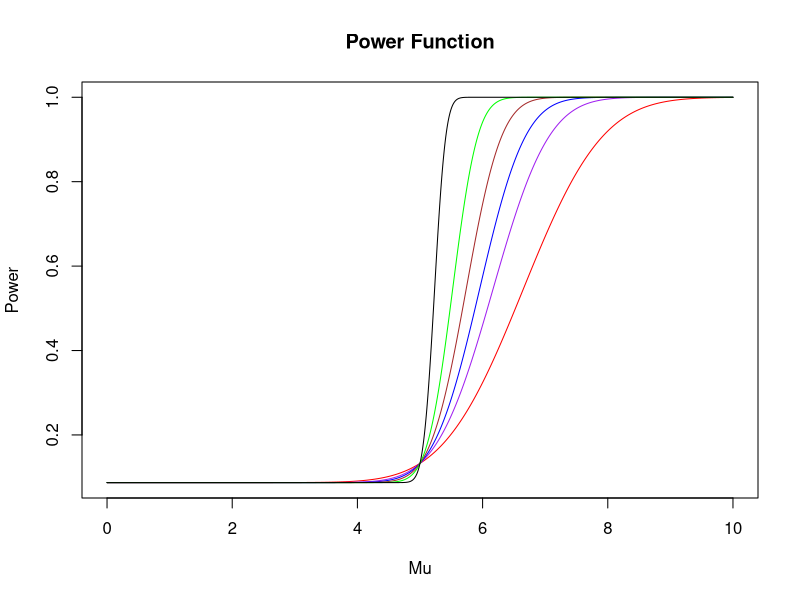
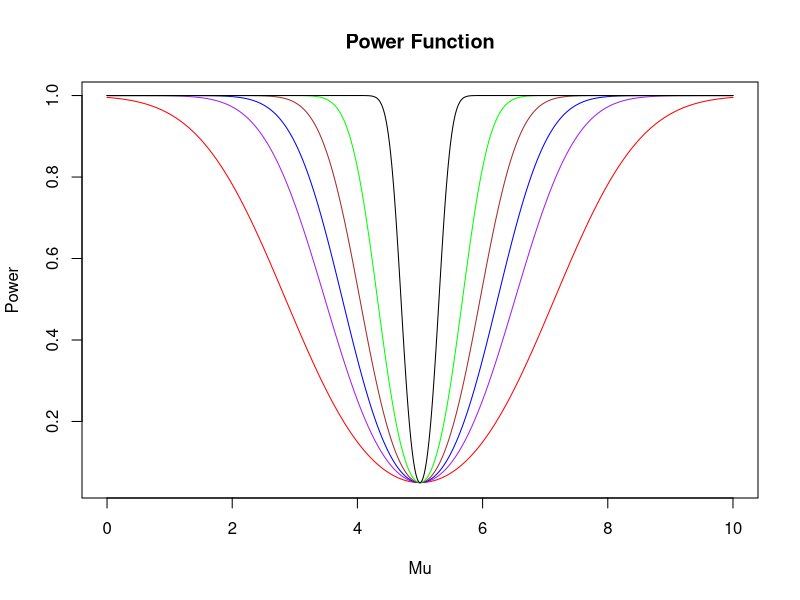

Here is the R script that generated these plots, in order: (Note: this script raises an error after producing the figures.)
## ---- chunk 1
power_1 <- function(n, x){
  sigma = sqrt(1.2)
  mu_0 <- 5
  alpha <- 0.05
  zalpha <- qnorm(p=alpha, lower.tail=FALSE)
  return (1 - pnorm(zalpha + sqrt(n)*(mu_0 - x))*1/sigma)
}
## ---- chunk 2
x <-seq(from = 0, to = 10, length.out = 10000)
plot(x, power_1(1,x), type="l", col="red", xlab="Mu", ylab="Power", 
     main="Power Function")
lines(x, power_1(2,x), col="purple")
lines(x, power_1(3,x), col="blue")
lines(x, power_1(5,x), col="brown")
lines(x, power_1(10,x), col="green")
lines(x, power_1(50,x), col="black")
## ---- chunk 3
power_2 <- function(n, x){
  sigma = sqrt(1.2)
  mu_0 <- 5
  alpha <- 0.05
  zalpha2 <- qnorm(p=alpha/2, lower.tail=FALSE) 
  pos <- pnorm(zalpha2 + sqrt(n)*(mu_0 - x)*(1/sigma))
  neg <- pnorm(-zalpha2 + sqrt(n)*(mu_0 - x)*(1/sigma))
  return (1-pos+neg)
}
## ---- chunk 4
x <-seq(from = 0, to = 10, length.out = 10000)
plot(x, power_2(1,x), type="l", col="red", xlab="Mu", ylab="Power", 
     main="Power Function")
lines(x, power_2(2,x), col="purple")
lines(x, power_2(3,x), col="blue")
lines(x, power_2(5,x), col="brown")
lines(x, power_2(10,x), col="green")
lines(x, power_2(50,x), col="black")
## ---- chunk 5
library(dplyr)
## ---- chunk 6
CI_Exp_Lambda <- function(n){
  xbar = mean(rexp(n, 5))
  left = (qchisq(p=1-.05/2, df=2*n, lower.tail=TRUE))/(2*n*xbar)
  right = (qchisq(p=.05/2, df=2*n, lower.tail=TRUE))/(2*n*xbar)
  return(c(left, right))
}


## ---- chunk 7
CI_Normal_Mu <- function(n){
  xbar = mean(rnorm(n, mean=10, sd=2))
  left = xbar - qnorm(p=.05/2)*2/sqrt(n)
  right = xbar + qnorm(p=.05/2)*2/sqrt(n)
  return(c(left, right))
}

## ---- chunk 8

ci_95_norm <- function(n){
  samp <- rnorm(n, mean = 3, sd = 1.2)
  return(conf_inf(samp))
}



 set.seed(2022)
 B <- 100000
 n <- 50
 CI_95_exp <- replicate(B,
                            {samp <- rexp(n, rate = 4)
                            mean_inside_CI(samp, pop_mu = 1/4 , pop_sig = 1/16)  # I CANNOT GET THIS TO WORK, MY MACHINE REFUSES TO FIND mean_inside_ci :(((, do we have to make it or is it in the library that won't work on my machine (dplyr)?
                            })
 mean( CI_95_exp ) #calculate mean CI_95_exp to get empirical expected values
 

## ---- chunk 9
set.seed(2020)
n <- 50
B <- 100000
CI_95_exp2 <- replicate(B, {samp <- rexp(n,rate=4)})

CI_95_meansq = vec()

meansq_inside_CI <- function(n){
  
}

## ---- chunk 10
# I do not understand these instructions

## ---- chunk 11
CI_95 <- function(samp, sig){
  z <- qnorm(0.025, lower.tail = FALSE)
  upper <- mean(samp) + z*sig/sqrt(length(samp))
  lower <- mean(samp) - z*sig/sqrt(length(samp))
  return(c(lower, upper))
}
## ---- chunk 12
plot_CI_95 <- function(seed){
  B <- 100
  n <- 30
  mu <- 5
  sig <- 1.2
  set.seed(seed)
  #extract upper bound of CI's
  x_1 <- replicate(B,
                         {samp <- rnorm(n, mean = mu, sd = sig )
                         max(CI_95(samp, sig))
                         }
                         )
  #extract lower bound of CI's
  set.seed(seed)
  x_0 <- replicate(B,
                         {samp <- rnorm(n, mean = mu, sd = sig )
                         min(CI_95(samp, sig))
                         }
                         )
  set.seed(seed)
  means <- replicate(B, mean(rnorm(n, mean = mu, sd = sig)))
 
  plot(means, 1:B, 
       pch = 20,
      xlim = c(mu - sig, mu + sig), 
      ylim = c(0,B+1),
      xlab = "sample means",
      ylab = "index of the CI",
      main = paste(B, "Confidence intervals"))
  for (i in 1:B){
  if(between(mu, x_0[i], x_1[i])){
  segments(x_0[i], i, x_1[i], i, lwd = 2) #plot CI's that contain the mean in black
    }
  else
    {
    segments(x_0[i], i, x_1[i], i, col = "red", lwd = 2) #plot CI's that don't contain the mean in red
    }
    }
abline(v=mu, col = "blue") #plot a vertical line at the population mean
}

plot_CI_95(402)
## ---- chunk 13
 seeds <- c(10, 80, 15, 1, 1000, 8918) #choose six different seed values
 par(mfrow = c(1,2))
 for (i in seeds){
   plot_CI_95(i)
 }
 # I notice that the number of confidence intervals out of 100 are consistently around 5 for different random seeds. This is expected since our confidence is 95%, which means we'd expect 5% of CI's to not contain the mean.  
## ---- chunk 14
my_CI_95 <- function(samp, sig){
  z <- qnorm(0.025, lower.tail = FALSE)
  upper <- mean(samp) + z*sig/sqrt(length(samp))
  lower <- mean(samp) - z*sig/sqrt(length(samp))
  return(c(lower, upper))
}
my_plot_CI_95 <- function(seed, n){
  B <- 100
  n <- n
  mu <- 1/5
  sig <- 1/5
  set.seed(seed)
  #extract upper bound of CI's
  x_1 <- replicate(B,
                         {samp <- rexp(n, 1/mu)
                         max(my_CI_95(samp, sig))
                         }
                         )
  #extract lower bound of CI's
  set.seed(seed)
  x_0 <- replicate(B,
                         {samp <- rexp(n, 1/mu)
                         min(my_CI_95(samp, sig))
                         }
                         )
  set.seed(seed)
  means <- replicate(B, mean(rexp(n, mu)))
 
  plot(means, 1:B, 
       pch = 20,
      xlim = c(mu - sig, mu + sig), 
      ylim = c(0,B+1),
      xlab = "sample means",
      ylab = "index of the CI",
      main = paste(B, "Confidence intervals"))
  for (i in 1:B){
  if(between(mu, x_0[i], x_1[i])){
  segments(x_0[i], i, x_1[i], i, lwd = 2) #plot CI's that contain the mean in black
    }
  else
    {
    segments(x_0[i], i, x_1[i], i, col = "red", lwd = 2) #plot CI's that don't contain the mean in red
    }
    }
abline(v=1/mu, col = "blue") #plot a vertical line at the population mean
}

my_plot_CI_95(402, 8)
my_plot_CI_95(402, 60)

## ---- chunk 15
my_CI_95 <- function(samp, sig){
  z <- qnorm(0.025, lower.tail = FALSE)
  upper <- (mean(samp))^2 + z*sig/sqrt(length(samp))
  lower <- (mean(samp))^2 - z*sig/sqrt(length(samp))
  return(c(lower, upper))
}
my_plot_CI_95 <- function(seed, n){
  B <- 100
  n <- n
  mu <- 10
  sig <- 2
  set.seed(seed)
  #extract upper bound of CI's
  x_1 <- replicate(B,
                         {samp <- rnorm(n, mu, sig)
                         max(my_CI_95(samp, sig))
                         }
                         )
  #extract lower bound of CI's
  set.seed(seed)
  x_0 <- replicate(B,
                         {samp <- rnorm(n, mu, sig)
                         min(my_CI_95(samp, sig))
                         }
                         )
  set.seed(seed)
  means <- replicate(B, (mean(rnorm(n, mu, sig))))
 
  plot(means^2, 1:B, 
       pch = 20,
      xlim = c(mu^2 - sig, mu^2 + sig), 
      ylim = c(0,B+1),
      xlab = "sample means",
      ylab = "index of the CI",
      main = paste(B, "Confidence intervals"))
  for (i in 1:B){
  if(between(mu^2, x_0[i], x_1[i])){
  segments(x_0[i], i, x_1[i], i, lwd = 2) #plot CI's that contain the mean in black
    }
  else
    {
    segments(x_0[i], i, x_1[i], i, col = "red", lwd = 2) #plot CI's that don't contain the mean in red
    }
    }
abline(v=mu^2, col = "blue") #plot a vertical line at the population mean
}

my_plot_CI_95(402, 8)
my_plot_CI_95(402, 60)

## ---- chunk 16
alpha <- 3
beta <- 5
sig <- sqrt(1.6)

x_fixed <- round(seq(3, 8, length.out = 15), 2)
#x <- seq(1,20)
Y <- function(alpha, beta, sig){
  alpha + beta*x_fixed + rnorm(1,0,sig)
}

#Random Samples for Simple Linear Regression.
empirical_results <- Y(3,5,1.6)
#Assume the true regression line is y = 2+3x
true_line <- 2+3*x_fixed
## ---- chunk 17
 a_hat <- function(y,x,b_hat){
   #using formula derived in class: alpha_mle = Y_bar - B_hat * x_bar
   mean(y)-b_hat*mean(x)
 }
 b_hat <- function(y,x){
   x_bar = mean(x)
   y_bar = mean(y)
   x_diff = x-x_bar
   y_diff = y-y_bar
   sum(x_diff*y_diff)/sum(x_diff^2)
 }
 v_hat <- function(){
 
}

Y_hat <- function(samp, x){
  epsilon = rnorm(1,0,v_hat(samp))
  return(alpha_hat(samp) + beta_hat(samp)*x+epsilon)
}
## ---- chunk 18
plot(x_fixed, true_line, type = 'l')
for (i in seq(1,50)){
  lines(x_fixed,Y(3,5,1.6))
}
## ---- chunk 19
